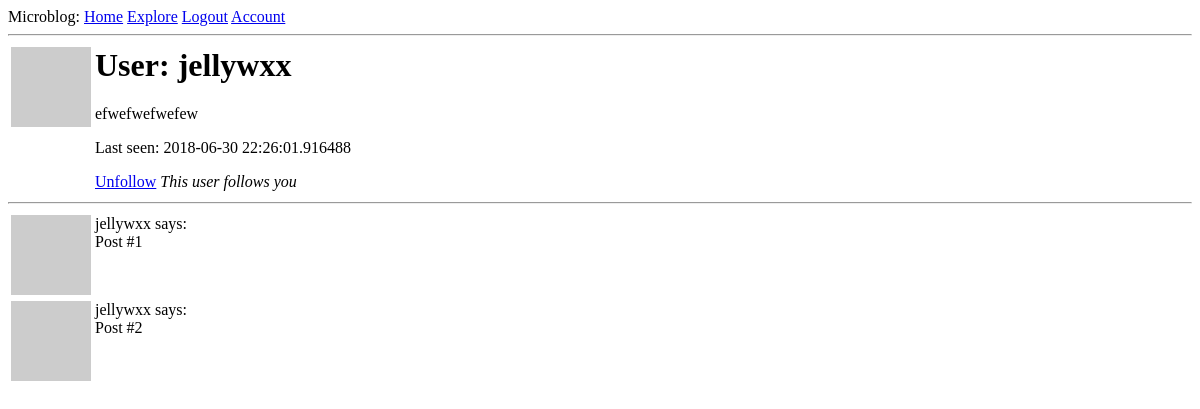
/user/jellywxx (signed in), run on an earlier commit of the app's database.
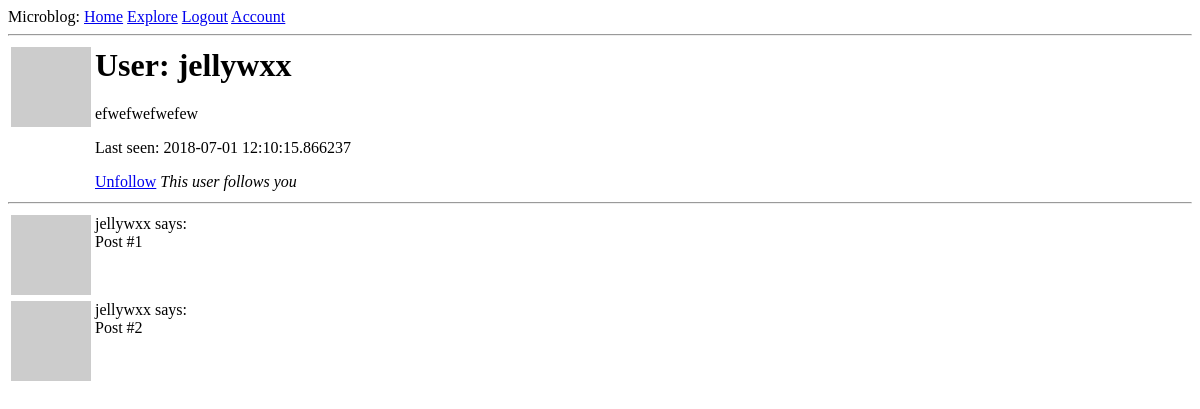
And on a later commit of the database.
### app/models.py (models this page shows, shortened)
class User(UserMixin, db.Model):
    id = db.Column(db.Integer, primary_key=True)
    username = db.Column(db.String(64), index=True, unique=True)
    email = db.Column(db.String(120), index=True, unique=True)
    password_hash = db.Column(db.String(128))
    about_me = db.Column(db.String(140))
    last_seen = db.Column(db.DateTime, default=datetime.utcnow)
    posts = db.relationship('Post', backref='author', lazy='dynamic')
    followed = db.relationship(
        'User', secondary=followers,
        primaryjoin=(followers.c.follower_id == id),
        secondaryjoin=(followers.c.followed_id == id),
        backref=db.backref('followers', lazy='dynamic'), lazy='dynamic'
    )
    def avatar(self, size=80):
        digest = md5(self.email.lower().encode('utf-8')).hexdigest()
        return 'https://www.gravatar.com/avatar/{}?d=identicon&s={}'.format(digest, size)
    def is_following(self, user):
        return self.followed.filter(followers.c.followed_id == user.id).count() > 0

### app/routes.py (the view)
@app.route('/user/<username>')
@login_required
def user(username):
    user = User.query.filter_by(username=username).first_or_404()
    posts = [
        {'author' : user, 'body' : 'Post #1'},
        {'author' : user, 'body' : 'Post #2'}
    ]
    return render_template('user.html', user=user, posts=posts)

### app/models.py (called while the page is built)
@login.user_loader
def load_user(id):
    return User.query.get(int(id))

### app/routes.py (called while the page is built)
@app.before_request
def before_request():
    if current_user.is_authenticated:
        current_user.last_seen = datetime.utcnow()
        db.session.commit()

### app/templates/user.html
{% extends "base.html" %}
{% block content %}
  <table>
    <tr valign="top">
      <td><img src="{{ user.avatar(128) }}"></img></td>
      <td><h1>User: {{user.username }}</h1>
        {% if user.about_me %}<p>{{ user.about_me }}</p>{% endif %}
        {% if user.last_seen %}<p>Last seen: {{ user.last_seen }}</p>{% endif %}
        {% if user.id == current_user.id %}
        <a href="{{ url_for('edit_profile') }}">Edit Profile</a>
        {% elif current_user.is_following(user) %}
        <a href="{{ url_for('unfollow', username=user.username)}}">Unfollow</a>
        {% else %}
        <a href="{{ url_for('follow', username=user.username)}}">Follow</a>
        {% endif %}
        {% if user.is_following(current_user) %}
        <span><em>This user follows you</em></span>
        {% endif %}
      </td>
    </tr>
  </table>
  <hr>
  {% for post in posts %}
    {% include "_post.html" %}
  {% endfor %}
{% endblock %}

### app/templates/base.html (shortened to what this page needs)
<html>
<head>
</head>
<body>
  <div>Microblog:
    <a href="{{ url_for('index') }}">Home</a>
    <a href="{{ url_for('explore') }}">Explore</a>
    {% if current_user.is_anonymous %}
    <a href=" {{ url_for('login') }}">Login</a>
    <a href=" {{ url_for('register') }}">Register</a>
    {% else %}
    <a href=" {{ url_for('logout') }}">Logout</a>
    <a href=" {{ url_for('user', username=current_user.username) }}">Account</a>
    {% endif %}
  </div>
  <hr>
  {% block content %}{% endblock %}
</body>
</html>

### app/templates/_post.html
<table>
  <tr valign="top">
    <td><img src="{{ post.author.avatar(36) }}"></td>
    <td>{{ post.author.username }} says:<br>{{ post.body }}</td>
  </tr>
</table>

What changed in the data, as far as the page shows it:
changed User "jellywxx": last_seen "2018-06-30 22:26:01.916488" → "2018-07-01 12:10:15.866237"
